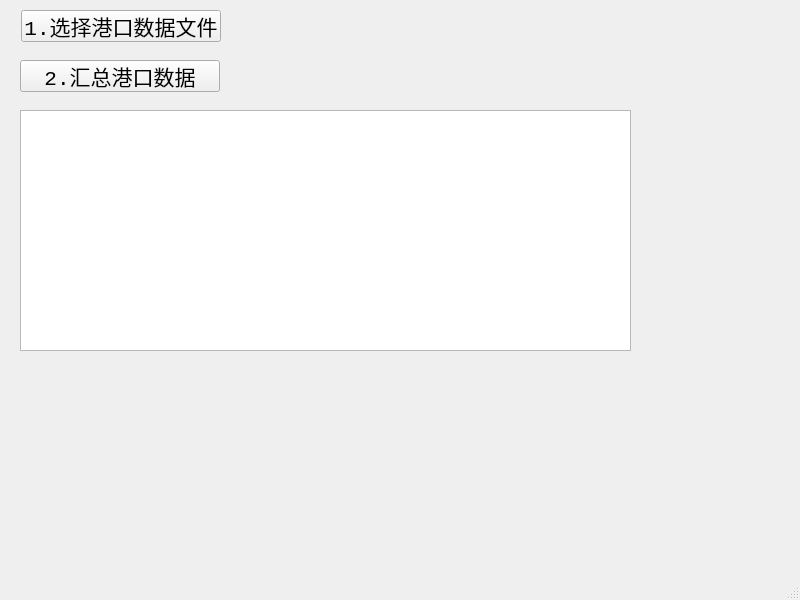
<?xml version="1.0" encoding="UTF-8"?>
<ui version="4.0">
 <class>MainWindow</class>
 <widget class="QMainWindow" name="MainWindow">
  <property name="geometry">
   <rect>
    <x>0</x>
    <y>0</y>
    <width>800</width>
    <height>600</height>
   </rect>
  </property>
  <property name="font">
   <font>
    <family>Consolas</family>
    <pointsize>8</pointsize>
   </font>
  </property>
  <property name="windowTitle">
   <string>汇总各港口数据</string>
  </property>
  <widget class="QWidget" name="centralwidget">
   <widget class="QPushButton" name="pushButton">
    <property name="geometry">
     <rect>
      <x>21</x>
      <y>10</y>
      <width>200</width>
      <height>32</height>
     </rect>
    </property>
    <property name="font">
     <font>
      <family>Consolas</family>
      <pointsize>16</pointsize>
     </font>
    </property>
    <property name="text">
     <string>1.选择港口数据文件</string>
    </property>
   </widget>
   <widget class="QPushButton" name="pushButton2">
    <property name="geometry">
     <rect>
      <x>20</x>
      <y>60</y>
      <width>200</width>
      <height>32</height>
     </rect>
    </property>
    <property name="font">
     <font>
      <family>Consolas</family>
      <pointsize>16</pointsize>
     </font>
    </property>
    <property name="text">
     <string>2.汇总港口数据</string>
    </property>
   </widget>
   <widget class="QTextEdit" name="textEdit">
    <property name="geometry">
     <rect>
      <x>20</x>
      <y>110</y>
      <width>611</width>
      <height>241</height>
     </rect>
    </property>
    <property name="font">
     <font>
      <family>Consolas</family>
      <pointsize>12</pointsize>
     </font>
    </property>
    <property name="sizeAdjustPolicy">
     <enum>QAbstractScrollArea::AdjustToContents</enum>
    </property>
   </widget>
  </widget>
  <widget class="QMenuBar" name="menubar">
   <property name="geometry">
    <rect>
     <x>0</x>
     <y>0</y>
     <width>800</width>
     <height>23</height>
    </rect>
   </property>
  </widget>
  <widget class="QStatusBar" name="statusbar"/>
 </widget>
 <tabstops>
  <tabstop>pushButton</tabstop>
  <tabstop>pushButton2</tabstop>
  <tabstop>textEdit</tabstop>
 </tabstops>
 <resources/>
 <connections>
  <connection>
   <sender>pushButton</sender>
   <signal>clicked()</signal>
   <receiver>MainWindow</receiver>
   <slot>button_click()</slot>
   <hints>
    <hint type="sourcelabel">
     <x>66</x>
     <y>64</y>
    </hint>
    <hint type="destinationlabel">
     <x>466</x>
     <y>147</y>
    </hint>
   </hints>
  </connection>
  <connection>
   <sender>pushButton2</sender>
   <signal>clicked()</signal>
   <receiver>MainWindow</receiver>
   <slot>button2_click()</slot>
   <hints>
    <hint type="sourcelabel">
     <x>219</x>
     <y>114</y>
    </hint>
    <hint type="destinationlabel">
     <x>415</x>
     <y>329</y>
    </hint>
   </hints>
  </connection>
 </connections>
 <slots>
  <slot>button_click()</slot>
  <slot>button2_click()</slot>
  <slot>slot1()</slot>
 </slots>
</ui>
